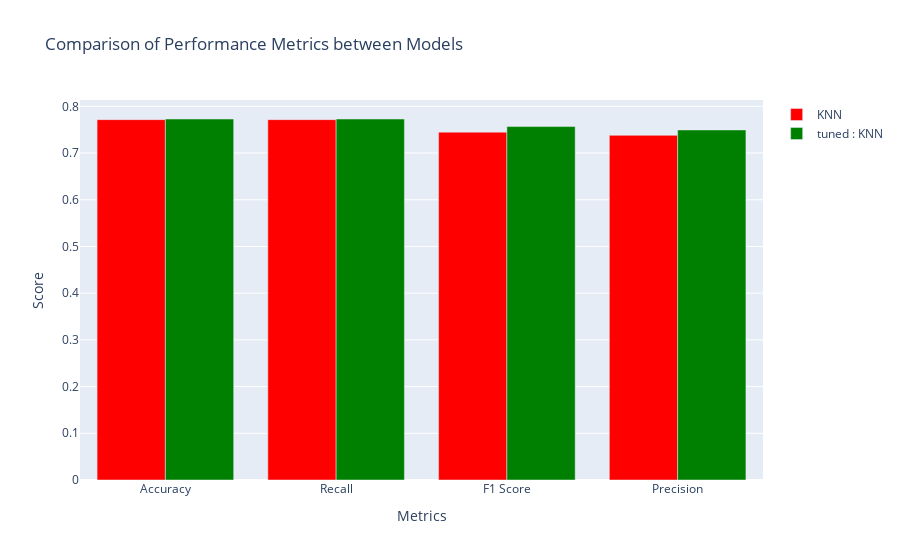

Notebook cell for this chart:
### Code cell
#Barplot comparing metrics before and after tuning for KNN
mdls = ['KNN', 'tuned : KNN']
metrics = list(sc_methods[models[0]].keys())
colors = {'KNN': 'red', 'tuned : KNN': 'green'}

t = []
for m in mdls:
    val = [sc_methods[m][metric] for metric in metrics]
    trace = go.Bar(x=metrics, y=val, name=m, marker=dict(color=colors[m]))
    t.append(trace)

lay = go.Layout(
    title='Comparison of Performance Metrics between Models',
    xaxis=dict(title='Metrics'),
    yaxis=dict(title='Score'),
    barmode='group'
)

fig = go.Figure(data=t, layout=lay)
pyo.plot(fig, filename='KNN.html', auto_open=False)
fig.show()

### Figure 1 — Plotly figure (JSON) as saved in the notebook; plotly's stock layout.template omitted (floating-point values rounded to 4 significant figures)
{"data": [{"marker": {"color": "red"}, "name": "KNN", "type": "bar", "x": ["Accuracy", "Recall", "F1 Score", "Precision"], "y": [0.7715, 0.7715, 0.7448, 0.7379]}, {"marker": {"color": "green"}, "name": "tuned : KNN", "type": "bar", "x": ["Accuracy", "Recall", "F1 Score", "Precision"], "y": [0.7729, 0.7729, 0.7567, 0.7494]}], "layout": {"barmode": "group", "title": {"text": "Comparison of Performance Metrics between Models"}, "xaxis": {"title": {"text": "Metrics"}}, "yaxis": {"title": {"text": "Score"}}}}
